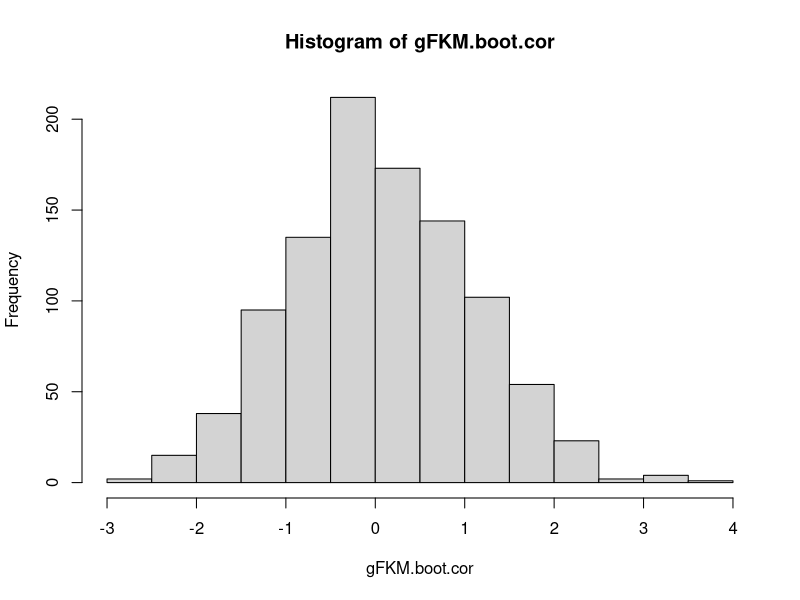
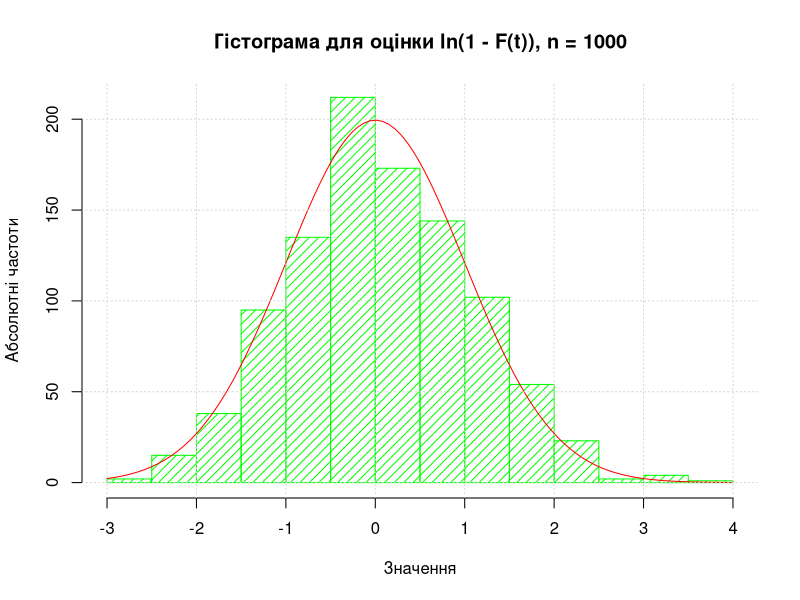

These charts were generated, in order, by the following R code:
Femp <- function(t, x)
{
  sum(x < t) / length(x)
}

Fconf <- function(t, x, alpha = 0.05)
{
  F.emp.at.t <- Femp(t, x)
  z.alpha <- qnorm(1 - alpha / 2)
  var.at.t <- F.emp.at.t * (1 - F.emp.at.t) / length(x)
  ci.at.t <- F.emp.at.t + z.alpha * sqrt(var.at.t) * c(-1,1)
  ci.at.t
}

FKM <- function(t, x, d)
{
  n <- length(x)
  x.v <- sort(x)
  d.v <- d[order(x)]
  m <- x.v <= t
  if(!sum(m))
  {
    return(0)
  }
  idx <- (1:n)[m]
  mults <- sapply(idx, function(j) {
    1 - d.v[j] / (n - j + 1)
  })
  1 - prod(mults)
}

g <- function(t) { log(1 - t) }
g.prime <- function(t) { 1 / (t - 1) }

gFKM.var.estim <- function(t, x, d, FKM.at.t)
{
  n <- length(x)
  x.v <- sort(x)
  d.v <- d[order(x)]
  m <- x.v <= t
  if(!sum(m))
  {
    return(0)
  }
  idx <- (1:n)[m]
  sums <- sapply(idx, function(j) {
    d.v[j] / ((n - j + 1) * (n - j + 1 - d.v[j]))
  })
  (1 - FKM.at.t)^2 * sum(sums) * (g.prime(FKM.at.t))^2
}

m.log <- 0
s.log <- 1
df.cens <- 3

F.theor <- function(t)
{
  plnorm(t, meanlog = m.log, sdlog = s.log)
}

gencens <- function(N)
{
  t.vect <- rlnorm(N, meanlog = m.log, sdlog = s.log)
  c.vect <- rchisq(N, df = df.cens)
  d <- t.vect < c.vect
  z <- ifelse(d, t.vect, c.vect)
  z <- c(z, Inf)
  d <- c(d, 1)
  list(dat = z, ind = d)
}

set.seed(0)

n <- 1000

p <- 0.5
Qp <- qlnorm(p, meanlog = m.log, sdlog = s.log)

# ? 
m <- 1000
gFKM.boot.cor <- replicate(m, {
  u.boot <- gencens(n)
  Y.boot <- u.boot$dat
  d.boot <- u.boot$ind
  FKM.at.t <- FKM(Qp, Y.boot, d.boot)
  s.est <- sqrt(gFKM.var.estim(Qp, Y.boot, d.boot, FKM.at.t))
  (g(FKM.at.t) - g(p)) / s.est
})

hist.n <- hist(gFKM.boot.cor)
mh <- m * diff(hist.n$breaks)[1]
f <- function(t) { dnorm(t, mean = 0, sd = 1) * mh }
plot(hist.n, density = 15, col = "green", ylim = c(0, max(f(0), hist.n$counts)),
     xlab = "Значення", ylab = "Абсолютні частоти",
     main = paste("Гістограма для оцінки ln(1 - F(t)), n =", n))
curve(f(x), col = "red", add = T)
grid()